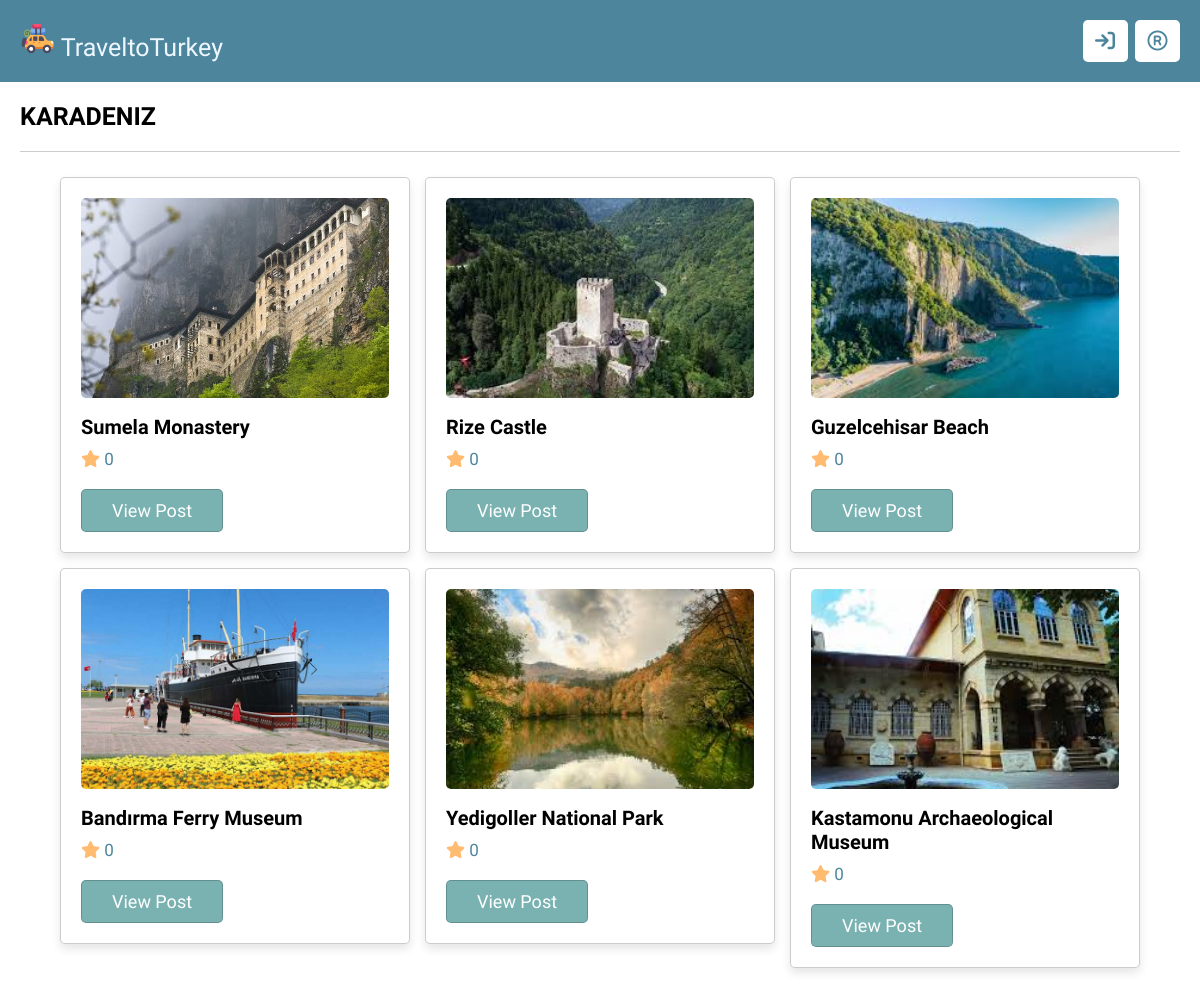
Screenshot of /mini_projects/all_posts.php?table=karadeniz with the database file from the repository.
### tables this page shows
CREATE TABLE `karadeniz` (
  `id` varchar(20) NOT NULL PRIMARY KEY,
  `title` varchar(50) NOT NULL,
  `image` varchar(30) NOT NULL,
  `content` TEXT
);

### mini_projects/all_posts.php (the view, shortened to what this page needs)
<?php
include 'components/connect.php';
if(isset($_GET['table']) && ($_GET['table'] == 'marmara' || $_GET['table'] == 'guneydogu' || $_GET['table'] == 'karadeniz'
|| $_GET['table'] == 'icanadolu' || $_GET['table'] == 'doguanadolu' || $_GET['table'] == 'ege' || $_GET['table'] == 'akdeniz')){
   $table = $_GET['table'];
}else{
   $table = 'marmara';
}
?>
<!DOCTYPE html>
<html lang="en">
<head>
   <link rel="stylesheet" href="css/style.css">
</head>
<body>
<?php include 'components/header.php'; ?>
<section class="all-posts">
   <div class="heading"><h1 style="text-transform:uppercase"><?php echo $table;?></h1></div>
   <div class="box-container">
   <?php
      $select_posts = $conn->prepare("SELECT * FROM `$table`");
      $select_posts->execute();
      if($select_posts->rowCount() > 0){
         while($fetch_post = $select_posts->fetch(PDO::FETCH_ASSOC)){
         $post_id = $fetch_post['id'];
         $review_table='review_'.$table;
         $count_reviews = $conn->prepare("SELECT * FROM `$review_table` WHERE post_id = ?");
         $count_reviews->execute([$post_id]);
         $total_reviews = $count_reviews->rowCount();
   ?>
   <div class="box">
      <img src="uploaded_files/<?= $fetch_post['image']; ?>" alt="" class="image">
      <h3 class="title"><?= $fetch_post['title']; ?></h3>
      <p class="total-reviews"><i class="fas fa-star"></i> <span><?= $total_reviews; ?></span></p>
      <a href="view_post.php?get_id=<?= $post_id;?>&table=<?=$table?>" class="inline-btn">view post</a>
   </div>
   <?php
      }
   }else{
      echo '<p class="empty">no posts added yet!</p>';
   }
   ?>
   </div>
</section>
</body>
</html>

### mini_projects/css/style.css (style rules this page uses)
:root { --light-yellow: #fffbda; --dark-yellow: #ffec9e; --light-orange: #ffbb70; --dark-orange: #ed9455; --light-blue: #eef7ff; --light-turkuaz: #cde8e5; --dark-turkuaz: #7ab2b2; --dark-blue: #4d869c; --white: #fff; --border: 0.1rem solid rgba(0, 0, 0, 0.2); --box-shadow: 0 0.5rem 1rem rgba(0, 0, 0, 0.1); --black: #000000; --red: #eb4d4b; --light-color: #999; --light-bg: #eee; }
* { font-family: "Comfortaa", cursive; margin: 0; padding: 0; box-sizing: border-box; outline: none; border: none; text-decoration: none; scrollbar-width: thin; }
html { font-size: 62.5%; overflow-x: hidden; }
body { background-color: var(--white); padding-bottom: 8rem; }
section { max-width: 1200px; margin: 0 auto; padding: 2rem; }
.heading { display: flex; align-items: center; justify-content: space-between; padding-bottom: 2rem; margin-bottom: 2.5rem; gap: 1.5rem; flex-wrap: wrap; border-bottom: var(--border); }
.heading h1 { font-size: 2.5rem; color: var(--black); text-transform: capitalize; }
.inline-btn, .inline-delete-btn, .inline-option-btn { display: inline-block; }
.btn, .delete-btn, .option-btn, .inline-btn, .inline-delete-btn, .inline-option-btn { margin-top: 1rem; text-align: center; padding: 1rem 3rem; font-size: 1.8rem; border-radius: 0.5rem; border: var(--border); color: var(--white); cursor: pointer; text-transform: capitalize; }
.btn, .inline-btn { background-color: var(--dark-turkuaz); }
.all-posts .box-container { display: grid; grid-template-columns: repeat(auto-fit, 35rem); gap: 1.5rem; align-items: flex-start; justify-content: center; }
.all-posts .box-container .box { background-color: var(--white); box-shadow: var(--box-shadow); border-radius: 0.5rem; padding: 2rem; border: var(--border); overflow-x: hidden; }
.all-posts .box-container .box .image { width: 100%; height: 20rem; border-radius: 0.5rem; object-fit: cover; margin-bottom: 1.5rem; }
.all-posts .box-container .box .title { font-size: 2rem; color: var(--black); text-overflow: ellipsis; overflow-x: hidden; }
.all-posts .box-container .box .total-reviews { font-size: 1.7rem; padding: 1rem 0; }
.all-posts .box-container .box .total-reviews i { color: var(--light-orange); }
.all-posts .box-container .box .total-reviews span { color: var(--dark-blue); }

### rows the page displays
karadeniz: image (picture), title "Sumela Monastery", total_reviews "0"
karadeniz: image (picture), title "Rize Castle", total_reviews "0"
karadeniz: image (picture), title "Guzelcehisar Beach", total_reviews "0"
karadeniz: image (picture), title "Bandırma Ferry Museum", total_reviews "0"
karadeniz: image (picture), title "Yedigoller National Park", total_reviews "0"
karadeniz: image (picture), title "Kastamonu Archaeological Museum", total_reviews "0"

### other values shown
$table "KARADENIZ"
